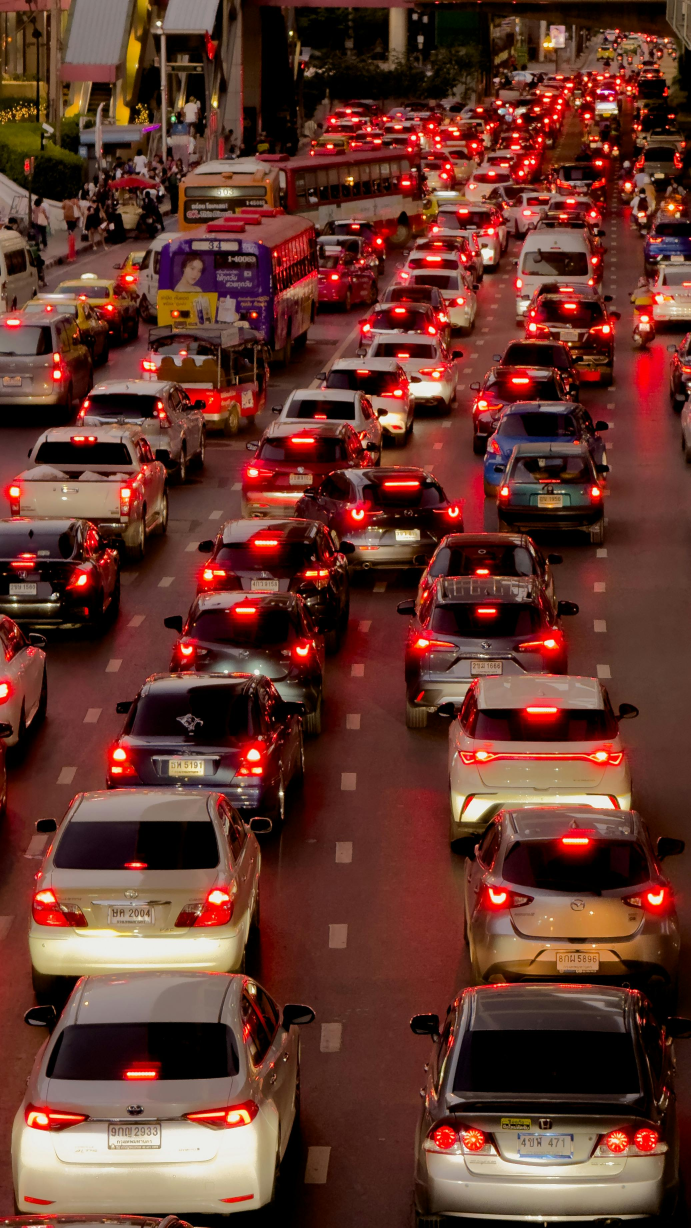
#> input picture cars.jpg, 2072 x 3683 px, given in place of the camera (shown at 1/3 size)
$ python game.py
#> lines starting #> are read from the running program, lines starting #| are printed output that depends on the picture; after the words box and inside, x2 and y2 are one past the last pixel; in counts of white or black regions, pixels touching at a corner belong together
"""
🎨 Live Webcam Drawing Canvas - eSkills
Draw anything using a colored object (blue pen cap, marker lid, etc.)
Controls shown on screen. Press 'Q' to quit.
"""

import cv2
import numpy as np
import time
import os

# ─────────────────────────────────────────────
# CONFIG
# ─────────────────────────────────────────────
CANVAS_ALPHA = 0.7          # drawing layer opacity
TRAIL_LENGTH = 64           # smoothing trail length
SAVE_DIR = os.path.expanduser("~/Desktop")

# HSV color ranges for the tracking object
# Default: BLUE object (change if needed)
COLOR_RANGES = {
    "blue":   ([100, 120, 70],  [130, 255, 255]),
    "red":    ([0,   120, 70],  [10,  255, 255]),
    "green":  ([40,  120, 70],  [80,  255, 255]),
    "yellow": ([20,  120, 70],  [35,  255, 255]),
}

# Brush palette (BGR colors)
BRUSHES = {
    "Red":     (0,   0,   220),
    "Orange":  (0,   140, 255),
    "Yellow":  (0,   220, 220),
    "Green":   (50,  200, 50),
    "Cyan":    (220, 200, 0),
    "Blue":    (220, 80,  0),
    "Purple":  (200, 0,   180),
    "White":   (255, 255, 255),
    "Black":   (20,  20,  20),
    "Eraser":  None,
}

BRUSH_NAMES = list(BRUSHES.keys())
BRUSH_SIZES = [4, 8, 14, 22, 36]


# ─────────────────────────────────────────────
# HELPER: Draw rounded rect
# ─────────────────────────────────────────────
def rounded_rect(img, x, y, w, h, r, color, thickness=-1):
    cv2.rectangle(img, (x + r, y), (x + w - r, y + h), color, thickness)
    cv2.rectangle(img, (x, y + r), (x + w, y + h - r), color, thickness)
    cv2.circle(img, (x + r,     y + r),     r, color, thickness)
    cv2.circle(img, (x + w - r, y + r),     r, color, thickness)
    cv2.circle(img, (x + r,     y + h - r), r, color, thickness)
    cv2.circle(img, (x + w - r, y + h - r), r, color, thickness)


# ─────────────────────────────────────────────
# MAIN APP
# ─────────────────────────────────────────────
def main():
    cap = cv2.VideoCapture(0)
    if not cap.isOpened():
        print("❌ Cannot open webcam!")
        return

    cap.set(cv2.CAP_PROP_FRAME_WIDTH,  1280)
    cap.set(cv2.CAP_PROP_FRAME_HEIGHT, 720)

    ret, frame = cap.read()
#> frame is the input picture: shape (3683, 2072, 3); mean B, G, R 45.6, 55.8, 100.5
    H, W = frame.shape[:2]

    canvas      = np.zeros((H, W, 3), dtype=np.uint8)   # drawing layer
    ui_layer    = np.zeros((H, W, 3), dtype=np.uint8)   # persistent UI

    current_brush   = 0          # index into BRUSH_NAMES
    current_size    = 1          # index into BRUSH_SIZES
    track_color     = "blue"     # which object color to track
    pts             = []         # smoothing trail
    drawing         = False
    last_pt         = None
    show_help       = True
    save_flash      = 0          # countdown for save flash

    # ── toolbar layout ─────────────────────────────
    TOOLBAR_H    = 60
    SWATCH_W     = 52
    SWATCH_H     = 44
    SWATCH_PAD   = 6
    START_X      = 10
    SWATCH_Y     = (TOOLBAR_H - SWATCH_H) // 2

    cv2.namedWindow("🎨 Drawing Canvas", cv2.WINDOW_NORMAL)
    cv2.resizeWindow("🎨 Drawing Canvas", W, H)

    fps_time = time.time()
    fps = 0

    while True:
        ret, frame = cap.read()
        if not ret:
            break

        frame = cv2.flip(frame, 1)   # mirror
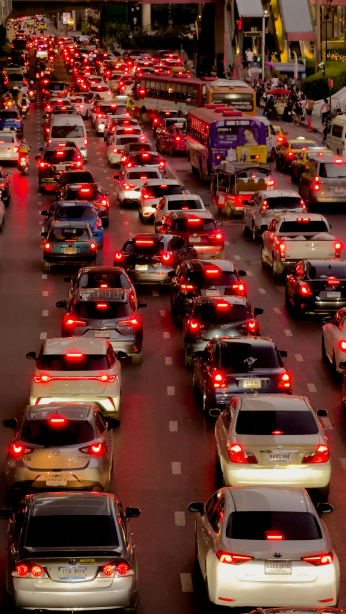
#> frame: shape (3683, 2072, 3) (shown at 1/6 size); mean B, G, R 45.6, 55.8, 100.5

        # ── FPS ────────────────────────────────────
        now     = time.time()
        fps     = int(1 / max(now - fps_time, 0.001))
        fps_time = now

        # ── Color tracking ─────────────────────────
        hsv  = cv2.cvtColor(frame, cv2.COLOR_BGR2HSV)
#> hsv: shape (3683, 2072, 3); mean H, S, V 25.5, 156.8, 100.7
        lo   = np.array(COLOR_RANGES[track_color][0])
        hi   = np.array(COLOR_RANGES[track_color][1])
        mask = cv2.inRange(hsv, lo, hi)
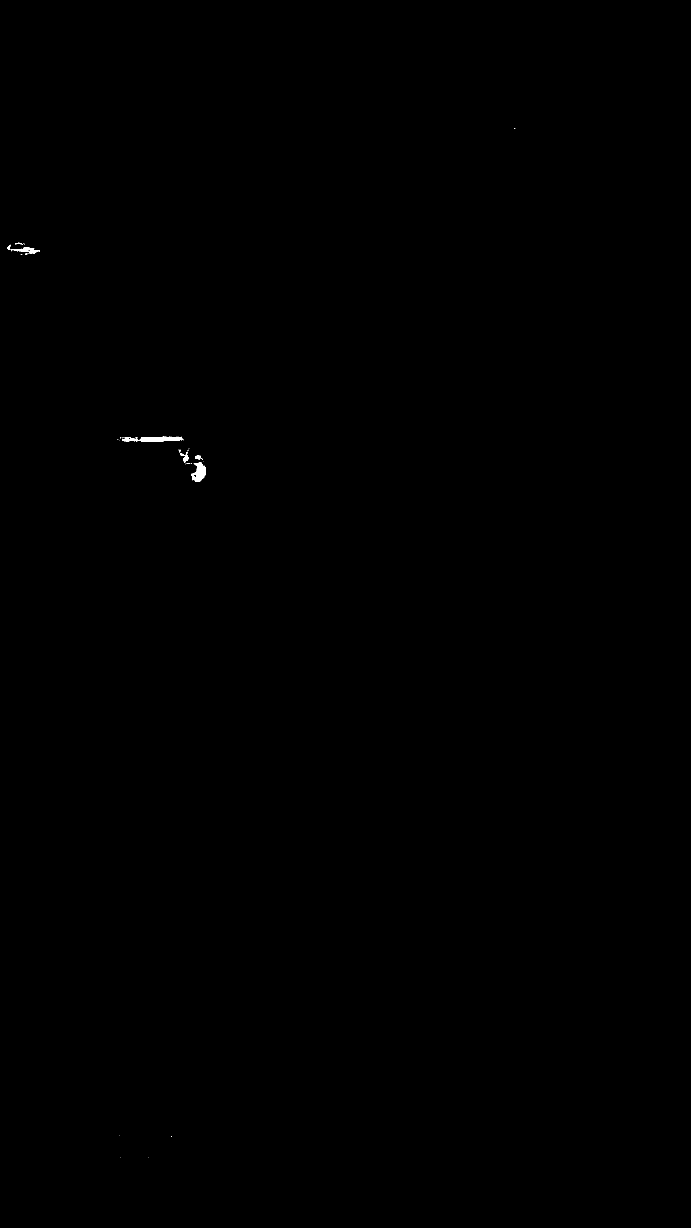
#> mask: shape (3683, 2072) (shown at 1/3 size); 0.06% white; 49 white regions (41 under 20 px), largest, box (x1, y1, x2, y2) and area: (366, 1310, 551, 1326) 1807, (573, 1388, 617, 1446) 1544, (33, 742, 115, 761) 632

        # For red, also check upper range
        if track_color == "red":
            lo2   = np.array([170, 120, 70])
            hi2   = np.array([180, 255, 255])
            mask  = cv2.bitwise_or(mask, cv2.inRange(hsv, lo2, hi2))

        mask = cv2.erode(mask,  None, iterations=2)
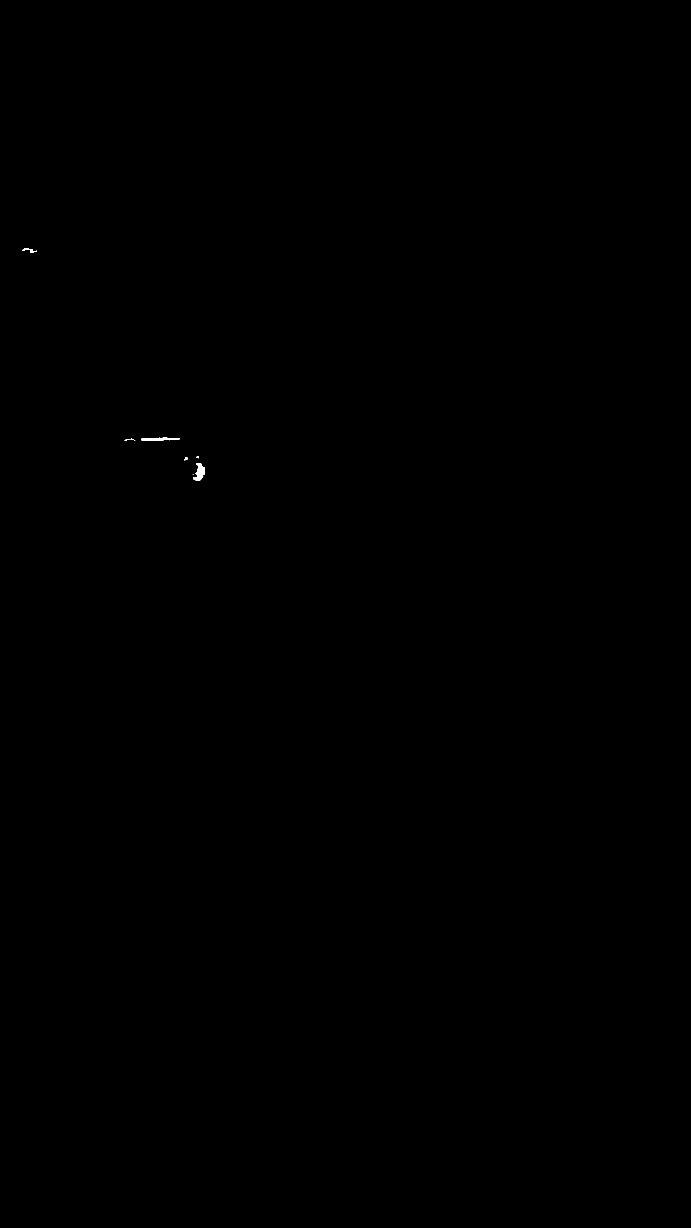
#> mask: shape (3683, 2072) (shown at 1/3 size); 0.03% white; 10 white regions (3 under 20 px), largest, box (x1, y1, x2, y2) and area: (580, 1390, 615, 1443) 1004, (425, 1312, 539, 1323) 807, (66, 744, 111, 758) 185
        mask = cv2.dilate(mask, None, iterations=2)
#> mask: shape (3683, 2072); 0.05% white; 6 white regions

        cnts, _ = cv2.findContours(mask, cv2.RETR_EXTERNAL, cv2.CHAIN_APPROX_SIMPLE)
#> cnts = 6 contours; box (x1, y1, x2, y2) and area: (575, 1388, 617, 1445) 1390, (423, 1310, 541, 1325) 1232, (64, 742, 113, 760) 409, (371, 1314, 408, 1324) 192, (550, 1369, 564, 1383) 132, (586, 1367, 598, 1377) 88

        cx, cy = None, None
        if cnts:
            c    = max(cnts, key=cv2.contourArea)
#> c = contour of 82 points, box (x1, y1, x2, y2) (575, 1388, 617, 1445), area 1390
            area = cv2.contourArea(c)
#> area = 1390
            if area > 800:
                (x, y), radius = cv2.minEnclosingCircle(c)
#> x = 595; y = 1416; radius = 29.41
                cx, cy = int(x), int(y)
#> cx = 595; cy = 1416

        # ── Smoothing ──────────────────────────────
        pts.append((cx, cy))
        if len(pts) > TRAIL_LENGTH:
            pts.pop(0)

        # ── Draw on canvas ─────────────────────────
        if cx is not None and cy is not None:
            brush_name = BRUSH_NAMES[current_brush]
            color      = BRUSHES[brush_name]
            size       = BRUSH_SIZES[current_size]

            if last_pt is not None:
                if brush_name == "Eraser":
                    cv2.line(canvas, last_pt, (cx, cy), (0, 0, 0), size * 4)
                else:
                    cv2.line(canvas, last_pt, (cx, cy), color, size)
                    cv2.circle(canvas, (cx, cy), size // 2, color, -1)

            last_pt = (cx, cy)
#> last_pt = (595, 1416)

            # visual indicator on frame
            indicator_color = color if brush_name != "Eraser" else (180, 180, 180)
            cv2.circle(frame, (cx, cy), max(size, 8), indicator_color, 2)
            cv2.circle(frame, (cx, cy), 3, (255, 255, 255), -1)
        else:
            last_pt = None

        # ── Blend canvas onto frame ─────────────────
        out = frame.copy()
        mask_c = cv2.cvtColor(canvas, cv2.COLOR_BGR2GRAY)
#> canvas: shape (3683, 2072, 3); every value is 0
        _, mask_c = cv2.threshold(mask_c, 1, 255, cv2.THRESH_BINARY)
        mask_inv = cv2.bitwise_not(mask_c)
#> mask_c: shape (3683, 2072); every value is 0

        fg = cv2.bitwise_and(canvas, canvas, mask=mask_c)
        bg = cv2.bitwise_and(out,    out,    mask=mask_inv)
        blend = cv2.addWeighted(fg, CANVAS_ALPHA, fg, 0, 0)
        out = cv2.add(bg, blend)

        # ── Draw toolbar bg ─────────────────────────
        cv2.rectangle(out, (0, 0), (W, TOOLBAR_H), (15, 15, 20), -1)
        cv2.line(out, (0, TOOLBAR_H), (W, TOOLBAR_H), (60, 60, 80), 1)

        # ── Color swatches ──────────────────────────
        for i, bname in enumerate(BRUSH_NAMES):
            bcolor = BRUSHES[bname]
            bx = START_X + i * (SWATCH_W + SWATCH_PAD)
            by = SWATCH_Y

            # Selection highlight
            if i == current_brush:
                rounded_rect(out, bx - 3, by - 3, SWATCH_W + 6, SWATCH_H + 6, 5,
                             (255, 255, 255), 2)

            draw_color = bcolor if bcolor else (50, 50, 50)
            rounded_rect(out, bx, by, SWATCH_W, SWATCH_H, 5, draw_color, -1)

            if bname == "Eraser":
                cv2.putText(out, "ERZ", (bx + 4, by + SWATCH_H - 12),
                            cv2.FONT_HERSHEY_SIMPLEX, 0.4, (180, 180, 180), 1)
            else:
                cv2.putText(out, bname[:3].upper(), (bx + 6, by + SWATCH_H - 12),
                            cv2.FONT_HERSHEY_SIMPLEX, 0.38, (255, 255, 255), 1)

        # ── Size indicators ─────────────────────────
        size_x = START_X + len(BRUSH_NAMES) * (SWATCH_W + SWATCH_PAD) + 20
        cv2.putText(out, "SIZE", (size_x, SWATCH_Y + 16),
                    cv2.FONT_HERSHEY_SIMPLEX, 0.4, (150, 150, 180), 1)
        for i, sz in enumerate(BRUSH_SIZES):
            sx = size_x + i * 38
            sy = SWATCH_Y + 35
            col = (255, 230, 100) if i == current_size else (120, 120, 140)
            cv2.circle(out, (sx + 14, sy), max(sz // 2, 3), col, -1)
            if i == current_size:
                cv2.circle(out, (sx + 14, sy), max(sz // 2, 3) + 2, (255, 255, 255), 1)

        # ── Track color selector ────────────────────
        tc_x = W - 260
        cv2.putText(out, "TRACK:", (tc_x, SWATCH_Y + 16),
                    cv2.FONT_HERSHEY_SIMPLEX, 0.42, (150, 150, 180), 1)
        tc_colors = list(COLOR_RANGES.keys())
        tc_display = {"blue": (220, 80, 0), "red": (0, 0, 220),
                      "green": (50, 200, 50), "yellow": (0, 220, 220)}
        for i, tc in enumerate(tc_colors):
            tx = tc_x + i * 50
            ty = SWATCH_Y + 22
            col = tc_display[tc]
            cv2.circle(out, (tx + 10, ty + 10), 12, col, -1)
            if tc == track_color:
                cv2.circle(out, (tx + 10, ty + 10), 14, (255, 255, 255), 2)

        # ── FPS ────────────────────────────────────
        cv2.putText(out, f"FPS:{fps}", (W - 70, H - 10),
                    cv2.FONT_HERSHEY_SIMPLEX, 0.4, (80, 80, 100), 1)

        # ── Help overlay ────────────────────────────
        if show_help:
            tips = [
                "Hold a COLORED object in front of cam to draw",
                "[1-9/0] Select brush color    [Z] Eraser",
                "[+/-]   Brush size            [C] Clear canvas",
                "[S]     Save drawing          [H] Hide help",
                "[B/R/G/Y] Track blue/red/green/yellow object",
                "[Q]     Quit",
            ]
            bx, by = 20, H - len(tips) * 26 - 20
            cv2.rectangle(out, (bx - 8, by - 8),
                          (bx + 420, by + len(tips) * 26 + 4), (10, 10, 20), -1)
            cv2.rectangle(out, (bx - 8, by - 8),
                          (bx + 420, by + len(tips) * 26 + 4), (60, 60, 80), 1)
            for j, tip in enumerate(tips):
                cv2.putText(out, tip, (bx, by + j * 26 + 18),
                            cv2.FONT_HERSHEY_SIMPLEX, 0.48, (200, 220, 255), 1)
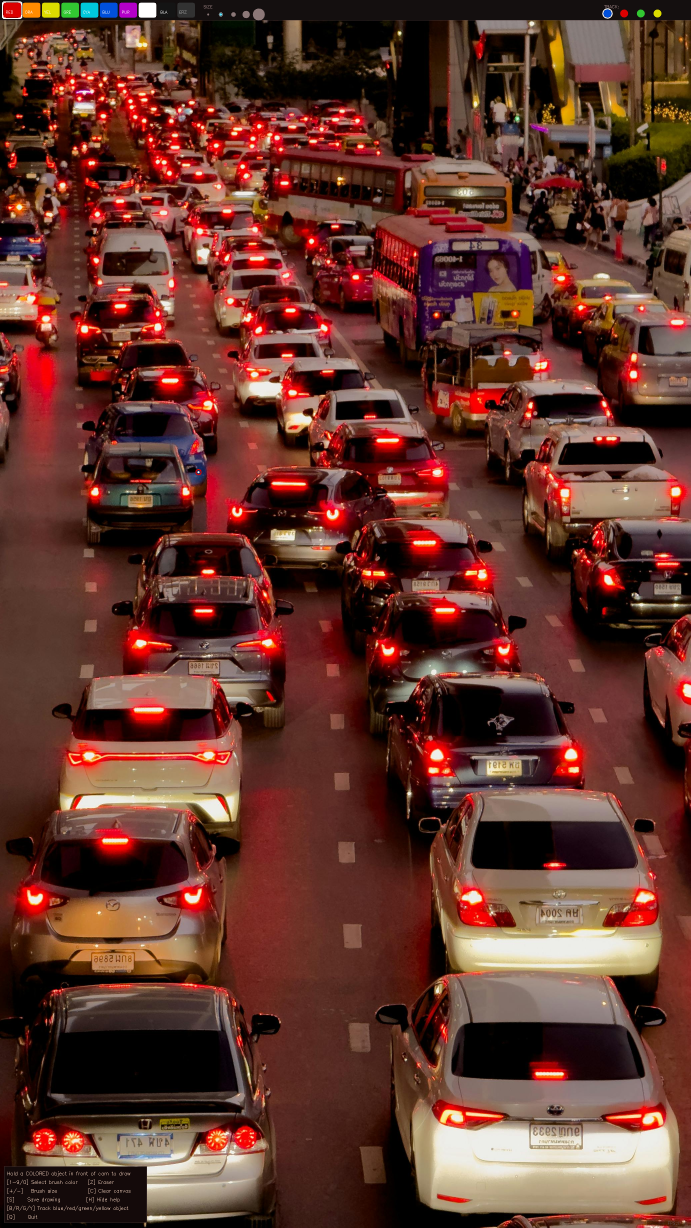
#> out: shape (3683, 2072, 3) (shown at 1/3 size); mean B, G, R 45, 54.9, 99.3

        # ── Save flash ──────────────────────────────
        if save_flash > 0:
            cv2.putText(out, "✓ SAVED!", (W // 2 - 60, H // 2),
                        cv2.FONT_HERSHEY_DUPLEX, 1.2, (100, 255, 100), 2)
            save_flash -= 1

        cv2.imshow("🎨 Drawing Canvas", out)

        # ── Key handling ────────────────────────────
        key = cv2.waitKey(1) & 0xFF
#> (key q is pressed here)

        if key == ord('q') or key == 27:
            break
        elif key == ord('c'):
            canvas[:] = 0
        elif key == ord('s'):
            fname = os.path.join(SAVE_DIR, f"drawing_{int(time.time())}.png")
            combo = cv2.addWeighted(frame, 0.5, canvas, 0.8, 0)
            cv2.imwrite(fname, combo)
            print(f"💾 Saved to {fname}")
            save_flash = 60
        elif key == ord('h'):
            show_help = not show_help
        elif key == ord('z'):
            current_brush = BRUSH_NAMES.index("Eraser")
        elif key == ord('+') or key == ord('='):
            current_size = min(current_size + 1, len(BRUSH_SIZES) - 1)
        elif key == ord('-'):
            current_size = max(current_size - 1, 0)
        elif key == ord('b'):
            track_color = "blue"
        elif key == ord('r'):
            track_color = "red"
        elif key == ord('g'):
            track_color = "green"
        elif key == ord('y'):
            track_color = "yellow"
        elif ord('1') <= key <= ord('9'):
            idx = key - ord('1')
            if idx < len(BRUSH_NAMES) - 1:  # exclude eraser
                current_brush = idx
        elif key == ord('0'):
            current_brush = min(9, len(BRUSH_NAMES) - 1)

    cap.release()
    cv2.destroyAllWindows()


if __name__ == "__main__":
    main()
